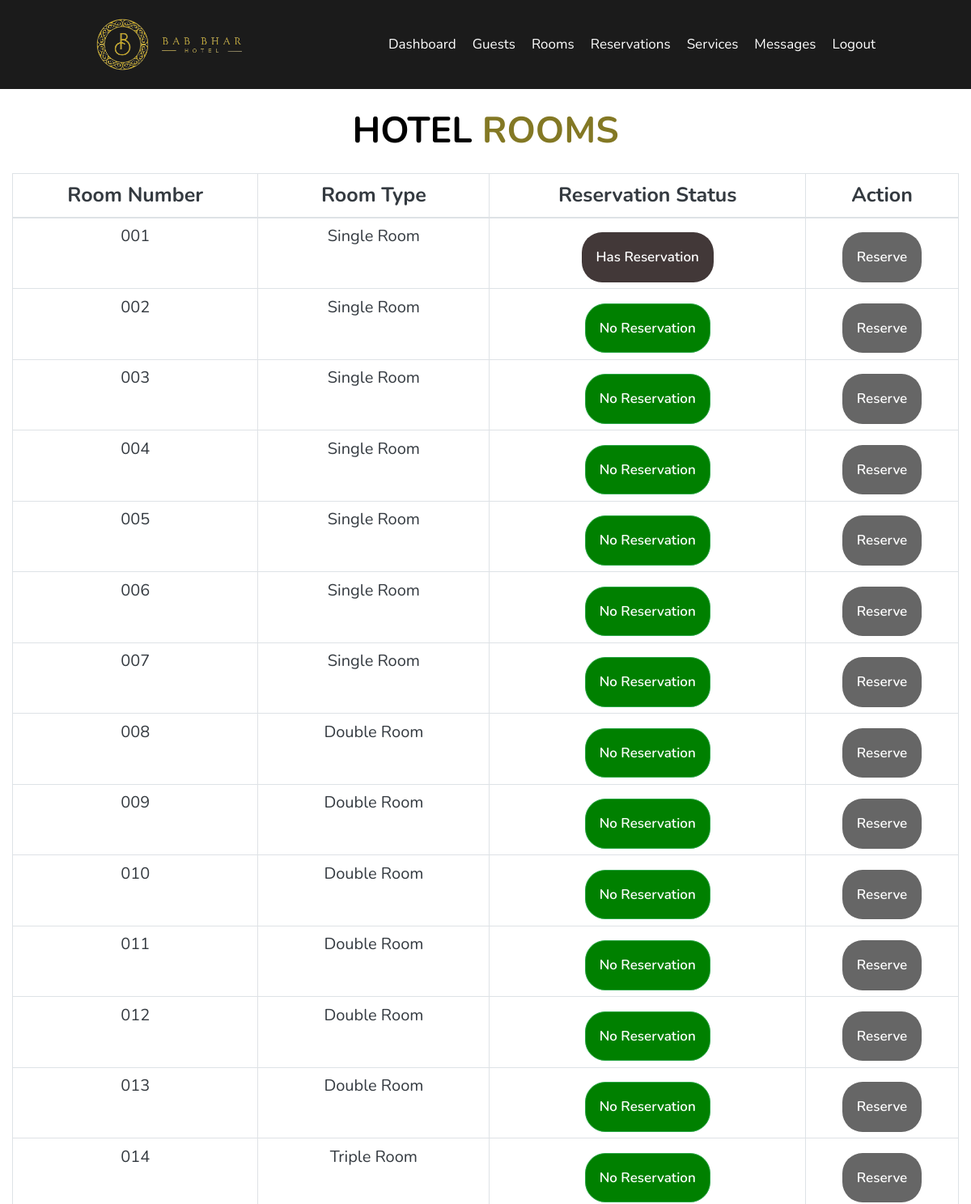
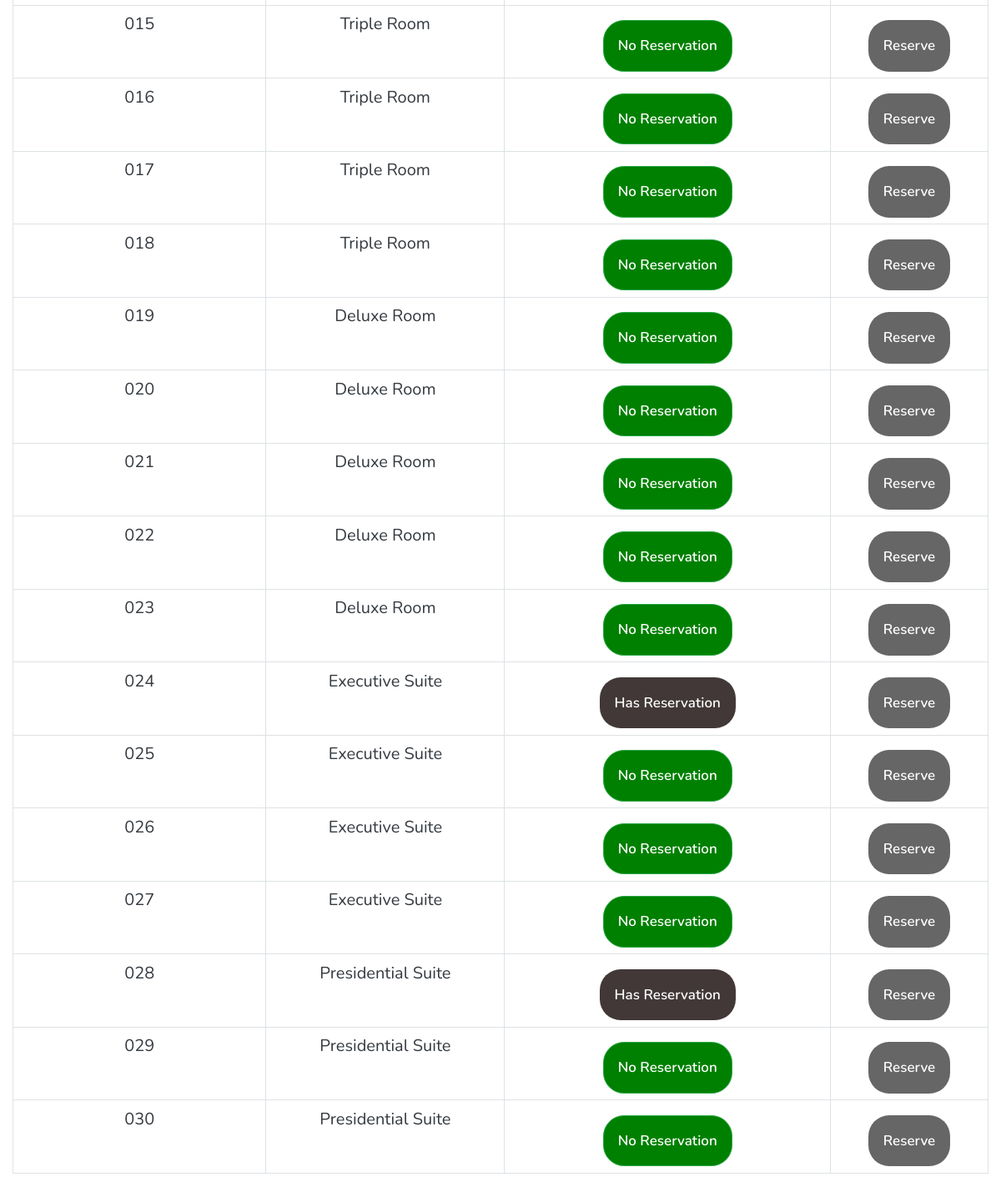
The page /admin_rooms/ on the database its author committed (2 pictures, top to bottom).
### hotel/models.py (models this page shows, shortened)
class Room(models.Model):
    room_id = models.IntegerField(default=True, primary_key=True)
    room_number = models.CharField(max_length=10)
    room_type = models.ForeignKey(RoomType, on_delete=models.CASCADE)
    is_available = models.BooleanField(default=True)
    is_occupied = models.BooleanField(default=False)

class RoomType(models.Model):
    type_id = models.IntegerField(primary_key=True)
    name = models.CharField(max_length=200)
    description = models.TextField(max_length=2000)
    price = models.IntegerField()
    image = models.ImageField(upload_to='images')
    def __str__(self):
        return self.name

### hotel/admin_views.py (the view)
# urls.py: path('admin_rooms/', admin_views.room, name = 'admin_rooms'),
def room(request):
    rooms = Room.objects.all()
    reservations = Reservation.objects.all()
    return render(request, 'administrator/rooms.html', {'rooms': rooms})

### hotel/templates/administrator/rooms.html (shortened to what this page needs)
{% extends 'administrator/base.html' %}
{% block page_content %}
<h1 class="heading">Hotel <span>Rooms</span></h1>
<div class="container col-12">
    <table class="table table-bordered text-dark writing text-center">
        <thead style="font-size: 25px;">
            <tr>
                <th>Room Number</th>
                <th>Room Type</th>
                <th>Reservation Status</th>
                <th>Action</th>
            </tr>
        </thead>
        <tbody style="font-size: 20px;">
            {% for room in rooms %}
            <tr>
                <td>{{ room.room_number}}</td>
                <td>{{ room.room_type }} </td>
                <td>
                    {% if room.reservation_set.exists %}
                    <button class="btn " style="background-color: rgb(66, 56, 56);">Has Reservation</button>
                    {% else %}
                    <button class="btn btn-success" style="background-color: green;">No Reservation</button>
                    {% endif %}
                </td>
                <td>
                    <a href="{% url 'admin_make_reservation' room_id=room.pk %}" class="btn">Reserve</a>
                </td>
            </tr>
            {% endfor %}
        </tbody>
    </table>
</div>
{% endblock %}

### hotel/templates/administrator/base.html (shortened to what this page needs)
{% load static %}
<!DOCTYPE html>
<html lang="en">
<head>
    <link rel="stylesheet" href="https://maxcdn.bootstrapcdn.com/bootstrap/4.5.2/css/bootstrap.min.css">
    <link rel="stylesheet" href="https://cdnjs.cloudflare.com/ajax/libs/font-awesome/6.4.0/css/all.min.css">
    <link rel="stylesheet" href="{% static 'css/style.css' %}?v=1">
</head>
<body>
    <header class="header">
        <a href="#" class="logo">
            <img src="{% static 'images/logo.png' %}" alt="" class="logo-img">
        </a>
        <nav class="navbar">
            <a href="{% url 'admin_dashboard' %}">Dashboard</a>
            <a href="{% url 'admin_guest' %}">Guests</a>
            <a href="{% url 'admin_rooms' %}">Rooms</a>
            <a href="{% url 'admin_reservations' %}">Reservations</a>
            <a href="{% url 'admin_services' %}">Services</a>
            <a href="{% url 'chat_list' %}">Messages</a>
            <a href="{% url 'logout' %}">Logout</a>
        </nav>
    </header>
    <br><br><br><br><br>
    {% block page_content %}
    {% endblock %}
</body>
</html>

### hotel/static/css/style.css (style rules this page uses)
:root { --main-color: #837824; }
* { font-family: 'Nunito', sans-serif; margin: 0; padding: 0; box-sizing: border-box; outline: none; border: none; text-decoration: none; transition: .2s linear; }
html { font-size: 62.5%; overflow-x: hidden; scroll-padding-top: 7rem; scroll-behavior: smooth; }
body { background: #ffffff; }
.btn { margin-top: 1rem; display: inline-block; padding: 0.8rem 3rem; font-size: 1.7rem; border-radius: 0.5rem; background: #666; color: #fff; cursor: pointer; font-weight: 600; }
.header { position: fixed; top: 0; right: 0; left: 0; z-index: 10000; background: #1B1B1B; display: flex; align-items: center; justify-content: space-between; padding: 1.5rem 9%; }
.logo-img { width: 230px; height: 80px; object-fit: contain; }
.header .logo { font-weight: bolder; width: 10%; color: #fff; font-size: 2.5rem; }
.header .navbar a { font-size: 1.7rem; color: #fff; margin-left: 2rem; }
.btn { display: inline-block; border-radius: 20px; text-align: center; text-decoration: none; color: #fff; }
.heading { text-align: center; padding-bottom: 2rem; margin-top: 5%; color: #000000; font-size: 4.5rem; text-transform: uppercase; font-weight: bold; }
.heading span { color: var(--main-color); text-transform: uppercase; }
.btn { display: inline-block; padding: 1em; border-radius: 25px; text-align: center; text-decoration: none; color: #fff; }

### rows shown on the page
Room: room_number "001", room_type "Single Room", shows "Has Reservation"
Room: room_number "002", room_type "Single Room", shows "No Reservation"
Room: room_number "003", room_type "Single Room", shows "No Reservation"
Room: room_number "004", room_type "Single Room", shows "No Reservation"
Room: room_number "005", room_type "Single Room", shows "No Reservation"
Room: room_number "006", room_type "Single Room", shows "No Reservation"
Room: room_number "007", room_type "Single Room", shows "No Reservation"
Room: room_number "008", room_type "Double Room", shows "No Reservation"
Room: room_number "009", room_type "Double Room", shows "No Reservation"
Room: room_number "010", room_type "Double Room", shows "No Reservation"
Room: room_number "011", room_type "Double Room", shows "No Reservation"
Room: room_number "012", room_type "Double Room", shows "No Reservation"
Room: room_number "013", room_type "Double Room", shows "No Reservation"
Room: room_number "014", room_type "Triple Room", shows "No Reservation"
Room: room_number "015", room_type "Triple Room", shows "No Reservation"
Room: room_number "016", room_type "Triple Room", shows "No Reservation"
Room: room_number "017", room_type "Triple Room", shows "No Reservation"
Room: room_number "018", room_type "Triple Room", shows "No Reservation"
Room: room_number "019", room_type "Deluxe Room", shows "No Reservation"
Room: room_number "020", room_type "Deluxe Room", shows "No Reservation"
Room: room_number "021", room_type "Deluxe Room", shows "No Reservation"
Room: room_number "022", room_type "Deluxe Room", shows "No Reservation"
Room: room_number "023", room_type "Deluxe Room", shows "No Reservation"
Room: room_number "024", room_type "Executive Suite", shows "Has Reservation"
Room: room_number "025", room_type "Executive Suite", shows "No Reservation"
Room: room_number "026", room_type "Executive Suite", shows "No Reservation"
Room: room_number "027", room_type "Executive Suite", shows "No Reservation"
Room: room_number "028", room_type "Presidential Suite", shows "Has Reservation"
Room: room_number "029", room_type "Presidential Suite", shows "No Reservation"
Room: room_number "030", room_type "Presidential Suite", shows "No Reservation"
